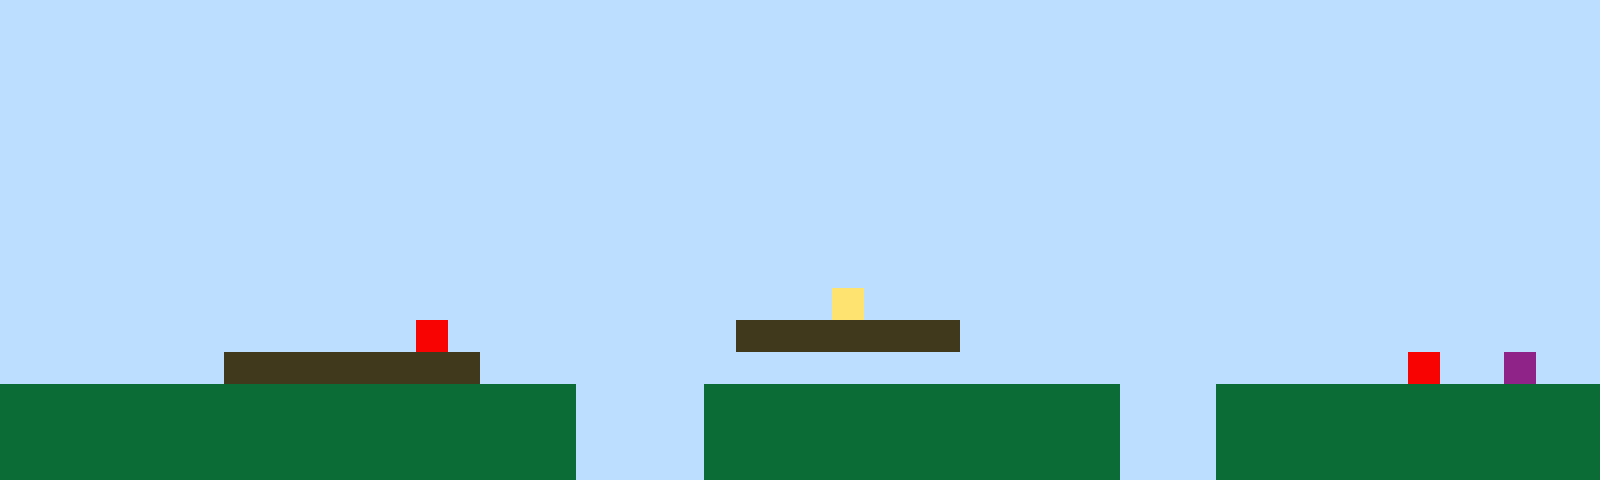

Tiled map render using the project's own tile images. Description and the whole map definition, tile-layer contents included, below:
An orthogonal 50x15 tile map with 32x32 px tiles, 1 tile layer (Tile Layer 1).

<map version="1.10" tiledversion="1.11.2" orientation="orthogonal" renderorder="right-up" width="50" height="15" tilewidth="32" tileheight="32" infinite="0" nextlayerid="2" nextobjectid="1"><editorsettings><export target="map1.csv" format="csv" /></editorsettings><tileset firstgid="1" name="sprites" tilewidth="32" tileheight="32" tilecount="6" columns="3"><image source="sprites.png" width="96" height="64" /></tileset><layer id="1" name="Tile Layer 1" width="50" height="15"><data encoding="csv">1,1,1,1,1,1,1,1,1,1,1,1,1,1,1,1,1,1,1,1,1,1,1,1,1,1,1,1,1,1,1,1,1,1,1,1,1,1,1,1,1,1,1,1,1,1,1,1,1,1,1,1,1,1,1,1,1,1,1,1,1,1,1,1,1,1,1,1,1,1,1,1,1,1,1,1,1,1,1,1,1,1,1,1,1,1,1,1,1,1,1,1,1,1,1,1,1,1,1,1,1,1,1,1,1,1,1,1,1,1,1,1,1,1,1,1,1,1,1,1,1,1,1,1,1,1,1,1,1,1,1,1,1,1,1,1,1,1,1,1,1,1,1,1,1,1,1,1,1,1,1,1,1,1,1,1,1,1,1,1,1,1,1,1,1,1,1,1,1,1,1,1,1,1,1,1,1,1,1,1,1,1,1,1,1,1,1,1,1,1,1,1,1,1,1,1,1,1,1,1,1,1,1,1,1,1,1,1,1,1,1,1,1,1,1,1,1,1,1,1,1,1,1,1,1,1,1,1,1,1,1,1,1,1,1,1,1,1,1,1,1,1,1,1,1,1,1,1,1,1,1,1,1,1,1,1,1,1,1,1,1,1,1,1,1,1,1,1,1,1,1,1,1,1,1,1,1,1,1,1,1,1,1,1,1,1,1,1,1,1,1,1,1,1,1,1,1,1,1,1,1,1,1,1,1,1,1,1,1,1,1,1,1,1,1,1,1,1,1,1,1,1,1,1,1,1,1,1,1,1,1,1,1,1,1,1,1,1,1,1,1,1,1,1,1,1,1,1,1,1,1,1,1,1,1,1,1,1,1,1,1,1,1,1,1,1,1,1,1,1,1,1,1,1,1,1,1,1,1,1,1,1,1,1,1,1,1,1,1,1,1,1,1,1,1,1,1,1,1,1,1,1,1,1,1,1,1,1,1,1,1,1,1,1,1,1,1,1,1,1,1,1,1,1,1,1,1,1,1,1,1,1,1,1,1,1,1,1,1,1,1,1,1,1,1,1,1,1,1,1,1,1,1,1,1,1,1,1,1,1,1,1,1,1,1,1,1,1,1,1,1,1,1,1,1,1,4,1,1,1,1,1,1,1,1,1,1,1,1,1,1,1,1,1,1,1,1,1,1,1,1,1,1,1,1,1,1,1,1,1,1,1,1,5,1,1,1,1,1,1,1,1,1,3,3,3,3,3,3,3,1,1,1,1,1,1,1,1,1,1,1,1,1,1,1,1,1,1,1,1,1,1,1,1,1,1,1,3,3,3,3,3,3,3,3,1,1,1,1,1,1,1,1,1,1,1,1,1,1,1,1,1,1,1,1,1,1,1,1,1,1,1,1,1,5,1,1,6,1,1,2,2,2,2,2,2,2,2,2,2,2,2,2,2,2,2,2,2,1,1,1,1,2,2,2,2,2,2,2,2,2,2,2,2,2,1,1,1,2,2,2,2,2,2,2,2,2,2,2,2,2,2,2,2,2,2,2,2,2,2,2,2,2,2,2,2,2,2,1,1,1,1,2,2,2,2,2,2,2,2,2,2,2,2,2,1,1,1,2,2,2,2,2,2,2,2,2,2,2,2,2,2,2,2,2,2,2,2,2,2,2,2,2,2,2,2,2,2,1,1,1,1,2,2,2,2,2,2,2,2,2,2,2,2,2,1,1,1,2,2,2,2,2,2,2,2,2,2,2,2</data></layer></map>
